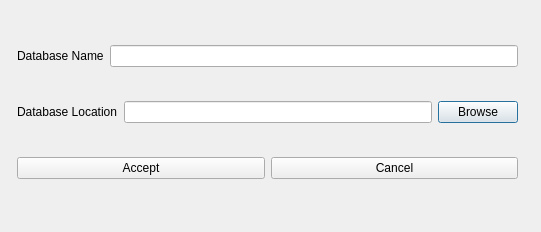
<?xml version="1.0" encoding="UTF-8"?>
<ui version="4.0">
 <class>newDatabase</class>
 <widget class="QDialog" name="newDatabase">
  <property name="geometry">
   <rect>
    <x>0</x>
    <y>0</y>
    <width>541</width>
    <height>232</height>
   </rect>
  </property>
  <property name="windowTitle">
   <string>New Database</string>
  </property>
  <widget class="QWidget" name="layoutWidget">
   <property name="geometry">
    <rect>
     <x>17</x>
     <y>17</y>
     <width>501</width>
     <height>191</height>
    </rect>
   </property>
   <layout class="QGridLayout" name="gridLayout">
    <item row="0" column="0">
     <layout class="QHBoxLayout" name="horizontalLayout_2">
      <item>
       <widget class="QLabel" name="label">
        <property name="text">
         <string>Database Name</string>
        </property>
       </widget>
      </item>
      <item>
       <widget class="QLineEdit" name="name">
        <property name="text">
         <string/>
        </property>
       </widget>
      </item>
     </layout>
    </item>
    <item row="1" column="0">
     <layout class="QHBoxLayout" name="horizontalLayout">
      <item>
       <widget class="QLabel" name="label_2">
        <property name="text">
         <string>Database Location</string>
        </property>
       </widget>
      </item>
      <item>
       <widget class="QLineEdit" name="location"/>
      </item>
      <item>
       <widget class="QPushButton" name="Browse">
        <property name="text">
         <string>Browse</string>
        </property>
       </widget>
      </item>
     </layout>
    </item>
    <item row="2" column="0">
     <layout class="QHBoxLayout" name="horizontalLayout_3">
      <item>
       <widget class="QPushButton" name="accept">
        <property name="text">
         <string>Accept</string>
        </property>
       </widget>
      </item>
      <item>
       <widget class="QPushButton" name="cancel">
        <property name="text">
         <string>Cancel</string>
        </property>
       </widget>
      </item>
     </layout>
    </item>
   </layout>
  </widget>
 </widget>
 <resources/>
 <connections/>
</ui>
